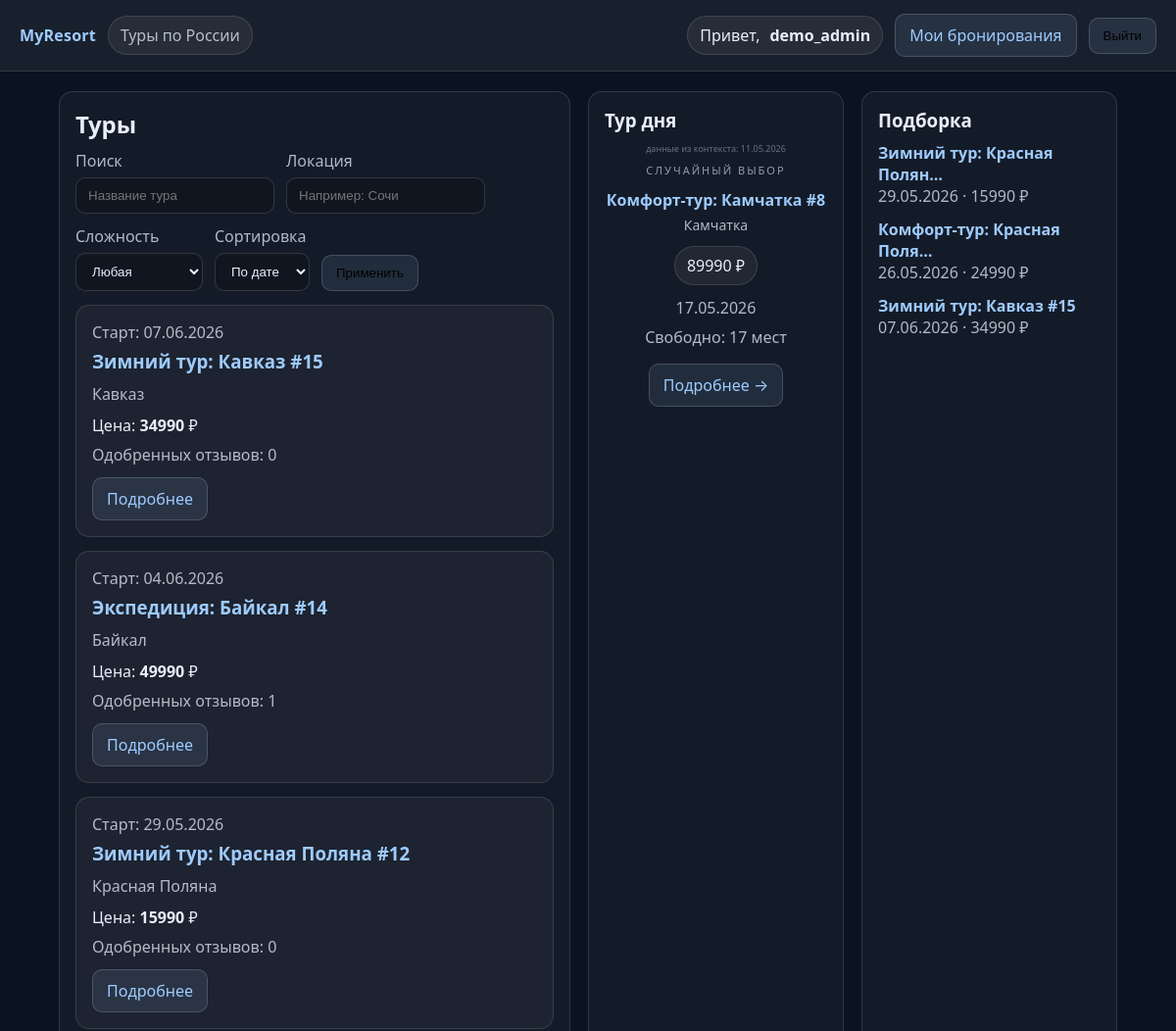
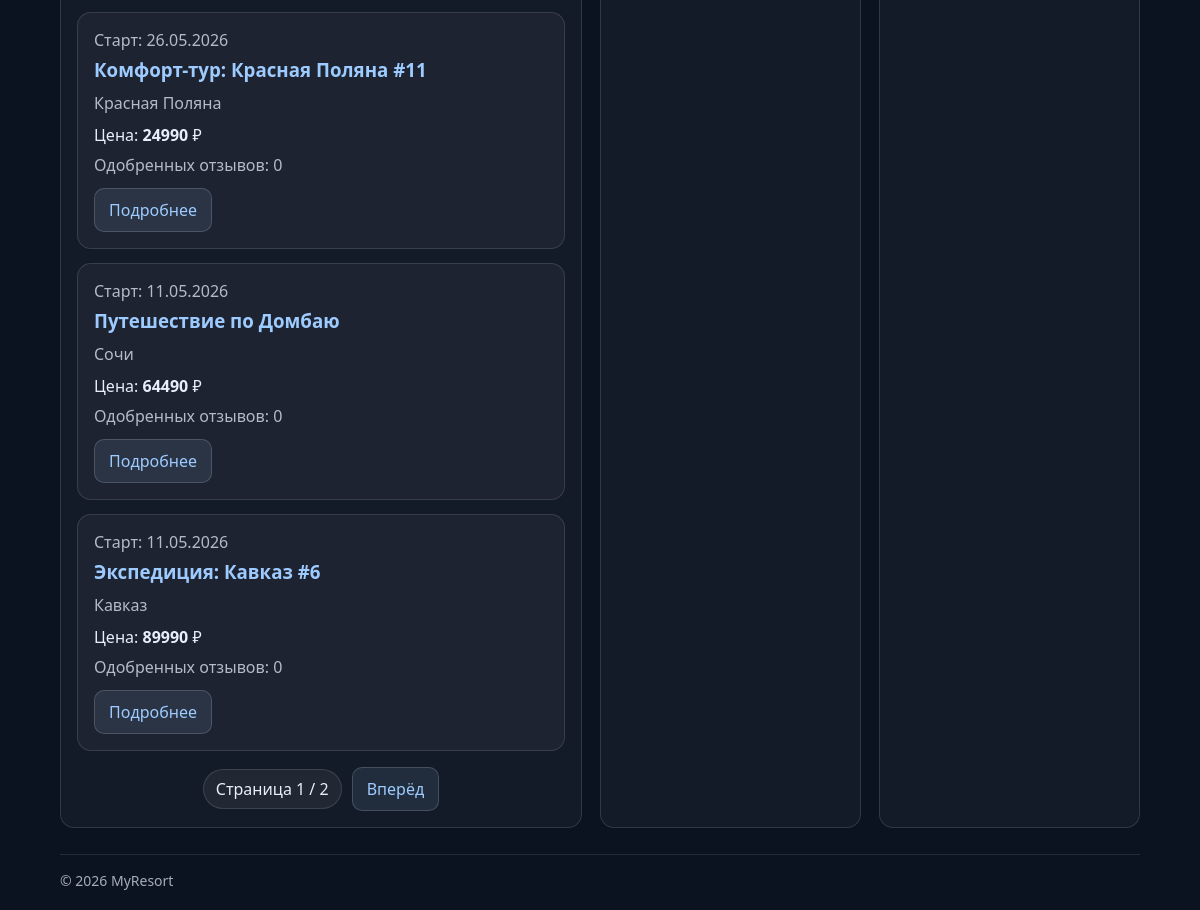
Screenshot of / (signed in) with the database file from the repository (2 pictures, top to bottom).
### resorts/models.py (models this page shows, shortened)
class Tour(models.Model):
    DIFFICULTY_CHOICES = [
        ("beginner", "Начинающий"),
        ("intermediate", "Средний"),
        ("advanced", "Продвинутый"),
        ("expert", "Эксперт"),
    ]
    title = models.CharField(max_length=200, verbose_name="Название тура")
    description = models.TextField(verbose_name="Описание", blank=True)
    location = models.CharField(
        max_length=150,
        blank=True,
        verbose_name="Локация/направление",
    )
    difficulty_level = models.CharField(
        max_length=20,
        choices=DIFFICULTY_CHOICES,
        default="intermediate",
        verbose_name="Уровень сложности",
    )
    start_date = models.DateField(verbose_name="Дата начала")
    end_date = models.DateField(verbose_name="Дата окончания")
    price = models.DecimalField(
        max_digits=10,
        decimal_places=2,
        verbose_name="Стоимость тура (руб.)",
    )
    capacity = models.PositiveIntegerField(
        default=20,
        verbose_name="Максимальное количество человек",
    )
    main_image = models.ImageField(
        upload_to="tours/",
        null=True,
        blank=True,
        verbose_name="Главное изображение",
    )
    created_at = models.DateTimeField(auto_now_add=True, verbose_name="Дата создания")
    updated_at = models.DateTimeField(auto_now=True, verbose_name="Дата обновления")
    created_by = models.ForeignKey(
        User,
        on_delete=models.SET_NULL,
        null=True,
        blank=True,
        related_name="created_tours",
        verbose_name="Кто создал",
    )
    objects = TourManager()
    class Meta:
        verbose_name = "Тур"
        verbose_name_plural = "Туры"
        ordering = ["-start_date", "-id"]
    def get_absolute_url(self):
        return reverse("resorts:tour_detail", kwargs={"pk": self.pk})
    @property
    def booked_people(self) -> int:
        return (
            self.bookings.exclude(status="cancelled")
            .aggregate(total=models.Sum("people_count"))
            .get("total")
            or 0
        )
    @property
    def free_places(self) -> int:
        return max(0, int(self.capacity) - int(self.booked_people))

### resorts/views.py (the view)
# urls.py: path("", views.tour_list, name="tour_list"),
def tour_list(request):
    qs = (
        Tour.objects.upcoming()
        .filter(title__icontains=request.GET.get("q", "").strip())
        .filter(location__icontains=request.GET.get("location", "").strip())
    )
    difficulty = request.GET.get("difficulty", "").strip()
    if difficulty:
        qs = qs.filter(difficulty_level=difficulty)
    qs = qs.exclude(reviews__moderation_status="rejected")
    sort = request.GET.get("sort", "date")
    if sort == "price":
        qs = qs.order_by("price", "-start_date")
    else:
        qs = qs.order_by("-start_date", "-id")
    qs = qs.annotate(
        approved_reviews=Count(
            "reviews",
            filter=Q(reviews__moderation_status="approved"),
            distinct=True,
        )
    )
    paginator = Paginator(qs, 6)
    page = request.GET.get("page", 1)
    try:
        tours_page = paginator.page(page)
    except PageNotAnInteger:
        tours_page = paginator.page(1)
    except EmptyPage:
        tours_page = paginator.page(paginator.num_pages)
    return render(
        request,
        "resorts/tour_list.html",
        {
            "tours_page": tours_page,
            "difficulty_choices": Tour.DIFFICULTY_CHOICES,
            "now": timezone.now(),
            "today": timezone.localdate(),
        },
    )

### resorts/models.py (called while the page is built)
    def upcoming(self):
        return self.filter(end_date__gte=timezone.localdate())

    def get_queryset(self):
        return TourQuerySet(self.model, using=self._db)

    def upcoming(self):
        return self.get_queryset().upcoming()

### resorts/templatetags/resort_tags.py (called while the page is built)
@register.simple_tag
def current_year():
    return timezone.localdate().year

@register.inclusion_tag("resorts/_tour_of_day.html", takes_context=True)
def tour_of_day(context):
    today = context.get("today", timezone.localdate())
    upcoming_tours = list(Tour.objects.upcoming())
    if upcoming_tours:
        random_tour = random.choice(upcoming_tours)
    else:
        random_tour = None
    return {
        "tour_of_day": random_tour,
        "today": today,
        "from_context": "today" in context
    }

@register.simple_tag
def featured_tours(limit=3):
    return Tour.objects.upcoming().order_by("price", "-start_date")[: int(limit)]

### resorts/templates/resorts/tour_list.html (shortened to what this page needs)
{% extends "resorts/base.html" %}
{% load resort_tags %}
{% block content %}
  <div class="grid" style="display: grid; grid-template-columns: 2fr 1fr 1fr; gap: 18px;">
    <div class="card">
      <h2 style="margin:0 0 10px 0;">Туры</h2>
      <form method="get" class="row" style="margin: 10px 0 14px 0;">
        <div>
          <label class="muted">Поиск</label><br>
          <input name="q" value="{{ request.GET.q }}" placeholder="Название тура">
        </div>
        <div>
          <label class="muted">Локация</label><br>
          <input name="location" value="{{ request.GET.location }}" placeholder="Например: Сочи">
        </div>
        <div>
          <label class="muted">Сложность</label><br>
          <select name="difficulty">
            <option value="">Любая</option>
          </select>
        </div>
        <div>
          <label class="muted">Сортировка</label><br>
          <select name="sort">
            <option value="date" {% if request.GET.sort != "price" %}selected{% endif %}>По дате</option>
          </select>
        </div>
        <div style="align-self:end;">
          <button class="btn" type="submit">Применить</button>
        </div>
      </form>
      {% if tours_page.object_list %}
        <div class="row" style="gap: 14px;">
          {% for tour in tours_page.object_list %}
            <div class="card" style="flex:1 1 320px;">
              <div class="muted">Старт: {{ tour.start_date|date:"d.m.Y" }}</div>
              <h3 style="margin: 6px 0 10px 0;">
                <a href="{{ tour.get_absolute_url }}">{{ tour.title }}</a>
              </h3>
              <div class="muted">{{ tour.location|default:"—" }}</div>
              <div style="margin-top:10px;">
                Цена: <strong>{{ tour.price|floatformat:0 }}</strong> ₽
              </div>
              <div class="muted" style="margin-top:8px;">
                Одобренных отзывов: {{ tour.approved_reviews }}
              </div>
              <div style="margin-top: 12px;">
                <a class="btn" href="{{ tour.get_absolute_url }}">Подробнее</a>
              </div>
            </div>
          {% endfor %}
        </div>
        <div class="pager">
          <span class="pill">Страница {{ tours_page.number }} / {{ tours_page.paginator.num_pages }}</span>
          {% if tours_page.has_next %}
            <a class="btn" href="?page={{ tours_page.next_page_number }}">Вперёд</a>
          {% endif %}
        </div>
      {% else %}
        <div class="muted">Ничего не найдено.</div>
      {% endif %}
    </div>
    <div class="card">
      <h3 style="margin:0 0 10px 0;"> Тур дня</h3>
      {% tour_of_day %}
    </div>
    <div class="card">
      <h3 style="margin:0 0 10px 0;"> Подборка</h3>
      {% featured_tours 3 as ftours %}
      {% for t in ftours %}
        <div style="margin-bottom: 12px;">
          <a href="{{ t.get_absolute_url }}"><strong>{{ t.title|truncatechars:26 }}</strong></a><br>
          <span class="muted">{{ t.start_date|date:"d.m.Y" }} · {{ t.price|floatformat:0 }} ₽</span>
        </div>
      {% empty %}
        <div class="muted">Пока нет туров.</div>
      {% endfor %}
    </div>
  </div>
{% endblock %}

### resorts/templates/resorts/_user_block.html (shortened to what this page needs)
{% if request.user.is_authenticated %}
    <div class="row" style="align-items:center;">
        <span class="pill">Привет, <strong>{{ request.user.username }}</strong></span>
        <a class="btn" href="{% url 'resorts:my_bookings' %}">Мои бронирования</a>
        <form method="post" action="{% url 'logout' %}" style="display: inline;">
            <button type="submit" class="btn">Выйти</button>
        </form>
    </div>
{% else %}
    <div class="row" style="align-items:center;">
        <a class="btn" href="{% url 'login' %}">Войти</a>
        <a class="btn" href="{% url 'resorts:signup' %}">Регистрация</a>
    </div>
{% endif %}

### resorts/templates/resorts/_tour_of_day.html (shortened to what this page needs)
{% if tour_of_day %}
    <div style="text-align: center;">
        {% if from_context %}
            <div style="font-size: 9px; opacity: 0.4; margin-bottom: 5px;">
                данные из контекста: {{ today|date:"d.m.Y" }}
            </div>
        {% endif %}
        <div style="font-size: 11px; text-transform: uppercase; letter-spacing: 2px; opacity: 0.6; margin-bottom: 12px;">
            Случайный выбор
        </div>
        <h4 style="margin: 10px 0 5px;">
            <a href="{% url 'resorts:tour_detail' tour_of_day.pk %}">{{ tour_of_day.title }}</a>
        </h4>
        <div class="muted" style="font-size: 14px;">
            {{ tour_of_day.location|default:"—" }}
        </div>
        <div style="margin: 12px 0;">
            <span class="pill">{{ tour_of_day.price|floatformat:0 }} ₽</span>
        </div>
        <div style="margin-bottom: 8px;">
            <span class="muted">{{ tour_of_day.start_date|date:"d.m.Y" }}</span>
        </div>
        <div>
            <span class="muted"> Свободно: {{ tour_of_day.free_places }} мест</span>
        </div>
        <div style="margin-top: 16px;">
            <a class="btn" href="{% url 'resorts:tour_detail' tour_of_day.pk %}">Подробнее →</a>
        </div>
    </div>
{% else %}
    <div style="text-align: center; padding: 20px;">
        <div style="font-size: 32px; opacity: 0.5;">🎿</div>
        <div class="muted" style="margin-top: 10px;">Пока нет предстоящих туров</div>
    </div>
{% endif %}

### resorts/templates/resorts/base.html (style rules this page uses)
body { font-family: system-ui, -apple-system, Segoe UI, Roboto, Arial, sans-serif; margin: 0; background: #0b1220; color: #e8eefc; }
a { color: #9ecbff; text-decoration: none; }
.pill { display: inline-flex; gap: 10px; align-items: center; padding: 8px 12px; border: 1px solid rgba(255,255,255,0.12); border-radius: 999px; background: rgba(255,255,255,0.06); }
.grid { display: grid; grid-template-columns: 2fr 1fr; gap: 18px; }
.card { padding: 16px; border: 1px solid rgba(255,255,255,0.12); border-radius: 14px; background: rgba(255,255,255,0.04); }
.muted { color: rgba(232,238,252,0.75); }
.btn { display: inline-block; padding: 10px 14px; border-radius: 10px; border: 1px solid rgba(255,255,255,0.16); background: rgba(158,203,255,0.10); }
.row { display: flex; gap: 12px; flex-wrap: wrap; }
input, select { padding: 10px 12px; border-radius: 10px; border: 1px solid rgba(255,255,255,0.14); background: rgba(0,0,0,0.20); color: #e8eefc; }
label { display: inline-block; margin-bottom: 6px; }
.pager { display: flex; gap: 10px; align-items: center; justify-content: center; margin-top: 16px; }

### rows the page displays
Tour: start_date "07.06.2026", title "Зимний тур: Кавказ #15", location "Кавказ", price "34990", approved_reviews "0"
Tour: start_date "04.06.2026", title "Экспедиция: Байкал #14", location "Байкал", price "49990", approved_reviews "1"
Tour: start_date "29.05.2026", title "Зимний тур: Красная Поляна #12", location "Красная Поляна", price "15990", approved_reviews "0", title "Зимний тур: Красная Полян…"
Tour: start_date "26.05.2026", title "Комфорт-тур: Красная Поляна #11", location "Красная Поляна", price "24990", approved_reviews "0", title "Комфорт-тур: Красная Поля…"
Tour: start_date "11.05.2026", title "Путешествие по Домбаю", location "Сочи", price "64490", approved_reviews "0"
Tour: start_date "11.05.2026", title "Экспедиция: Кавказ #6", location "Кавказ", price "89990", approved_reviews "0"
Tour: title "Комфорт-тур: Камчатка #8", location "Камчатка", price "89990", start_date "17.05.2026", free_places "17"

### other values shown
{{ request.user.username }} "demo_admin"
{{ tours_page.number }} "1"
{{ tours_page.paginator.num_pages }} "2"
{{ today|date:"d.m.Y" }} "11.05.2026"
